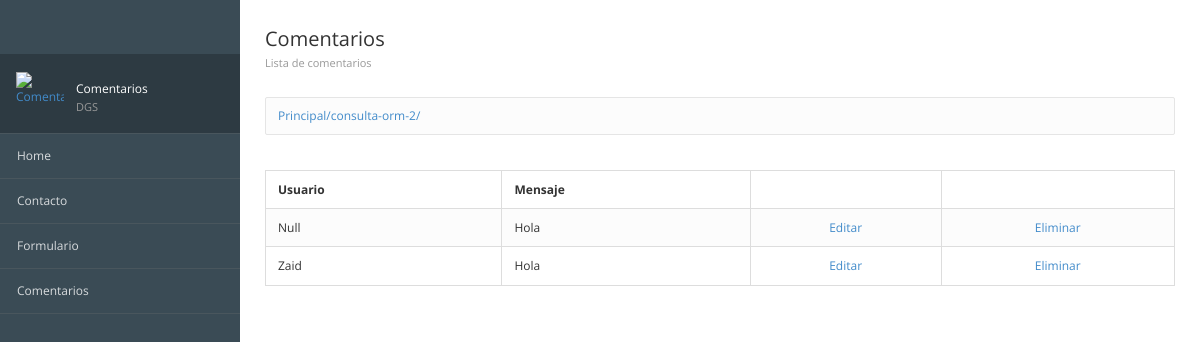
Screenshot of /consulta-orm-2/ with the database file from the repository.
### registros/models.py (models this page shows, shortened)
class ComentarioContacto(models.Model):
    id = models.AutoField(primary_key=True,verbose_name="Clave")
    usuario = models.TextField(verbose_name="Usuario")
    mensaje = models.TextField(verbose_name="Comentario")
    created =models.DateTimeField(auto_now_add=True,verbose_name="Registrado")
    class Meta:
        verbose_name = "Comentario Contacto"
        verbose_name_plural = "Comentarios Contactos"
        ordering = ["-created"]

### registros/views.py (the view)
# urls.py: path('consulta-orm-2/', views_registros.consulta_orm_2, name='consulta_orm_2'),
def consulta_orm_2(request):
    comentarios = ComentarioContacto.objects.filter(mensaje__icontains='Hola')
    return render(request, "registros/consultar_comentarios.html", {'comentarios': comentarios})

### registros/templates/registros/consultar_comentarios.html (shortened to what this page needs)
{% extends "inicio/encabezado.html" %}
{% load static %}
{% block image %}
        <img src="{% static 'inicio/images/comentarios.png' %}" alt="Comentarios">
        <div class="user-info">
            Comentarios <span>DGS</span>
        </div>
{% endblock image %}
{% block encabezado %}
			<div class="page-header">
				<div class="page-title">
					<h3>Comentarios
				    <small>Lista de comentarios</small></h3>
				</div>
			</div>
{% endblock encabezado %}
{% block contenido %}
    <table class="table table-bordered table-striped">
        <thead>
            <tr>
                <th>Usuario</th>
                <th>Mensaje</th>
                <th></th>
                <th></th>
            </tr>
        </thead>
        <tbody>
            {% for comentario in comentarios %}
                <tr>
                    <td>{{ comentario.usuario }}</td>
                    <td>{{ comentario.mensaje }}</td>
                    <td class="text-center">
                        <a href="{% url 'Editar' comentario.id %}">Editar</a>
                    </td>
                    <td class="text-center">
                        <a href="{% url 'Eliminar' comentario.id %}">Eliminar</a>
                    </td>
                </tr>
            {% endfor %}
        </tbody>
    </table>
{% endblock contenido %}

### inicio/static/inicio/css/londinium-theme.css (style rules this page uses)
.panel-toolbar:after, .page-header:after, .header-bar-stats .page-stats li:after, .panel-heading:after { content: ""; display: table; clear: both; }
html { height: 100%; }
body { font-family: 'Open Sans', sans-serif; font-size: 12px; position: relative; min-height: 100%; }
a { cursor: pointer; }
h1, h2, h3, h4, h5, h6, .h1, .h2, .h3, .h4, .h5, .h6 { font-weight: 600; line-height: 1.42857143; margin-top: 0; }
h3, .h3 { font-size: 20px; }
.page-header { padding: 0; margin: 0; position: relative; border: 0; }
.page-header small { display: block; font-size: 11px; color: #999; margin: 8px 0 0 0; }
.page-title { float: left; }
.page-title h3 { padding: 29px 0; margin: 0; font-weight: 400; line-height: 20px; }
.table { margin-bottom: 0; }
.table > thead > tr > th { border-bottom-width: 1px; outline: 0; }
.table > thead > tr > th, .table > tbody > tr > th, .table > tfoot > tr > th, .table > thead > tr > td, .table > tbody > tr > td, .table > tfoot > tr > td { vertical-align: middle; padding: 10px 12px; }
.table-striped > tbody > tr:nth-child(odd) > td, .table-striped > tbody > tr:nth-child(odd) > th, .table-hover > tbody > tr:hover > td, .table-hover > tbody > tr:hover > th { background-color: #fcfcfc; }

### rows the page displays
ComentarioContacto: usuario "Null", mensaje "Hola"
ComentarioContacto: usuario "Zaid", mensaje "Hola"

### other values shown
{{ request.path }} "/consulta-orm-2/"
